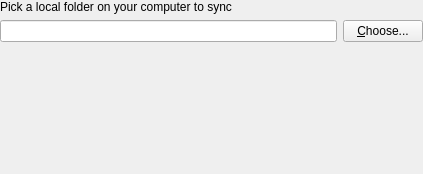
<?xml version="1.0" encoding="UTF-8"?>
<ui version="4.0">
 <class>FolderWizardSourcePage</class>
 <widget class="QWidget" name="FolderWizardSourcePage">
  <property name="geometry">
   <rect>
    <x>0</x>
    <y>0</y>
    <width>423</width>
    <height>174</height>
   </rect>
  </property>
  <property name="windowTitle">
   <string>Form</string>
  </property>
  <layout class="QVBoxLayout" name="verticalLayout">
   <property name="leftMargin">
    <number>0</number>
   </property>
   <property name="topMargin">
    <number>0</number>
   </property>
   <property name="rightMargin">
    <number>0</number>
   </property>
   <property name="bottomMargin">
    <number>0</number>
   </property>
   <item>
    <widget class="QLabel" name="label">
     <property name="text">
      <string>Pick a local folder on your computer to sync</string>
     </property>
    </widget>
   </item>
   <item>
    <layout class="QHBoxLayout" name="horizontalLayout">
     <item>
      <widget class="QLineEdit" name="localFolderLineEdit"/>
     </item>
     <item>
      <widget class="QPushButton" name="localFolderChooseBtn">
       <property name="cursor">
        <cursorShape>PointingHandCursor</cursorShape>
       </property>
       <property name="text">
        <string>&amp;Choose...</string>
       </property>
      </widget>
     </item>
    </layout>
   </item>
   <item>
    <widget class="QLabel" name="warnLabel">
     <property name="frameShape">
      <enum>QFrame::Shape::NoFrame</enum>
     </property>
     <property name="text">
      <string/>
     </property>
     <property name="textFormat">
      <enum>Qt::TextFormat::RichText</enum>
     </property>
     <property name="margin">
      <number>3</number>
     </property>
    </widget>
   </item>
   <item>
    <spacer name="verticalSpacer">
     <property name="orientation">
      <enum>Qt::Orientation::Vertical</enum>
     </property>
     <property name="sizeHint" stdset="0">
      <size>
       <width>349</width>
       <height>0</height>
      </size>
     </property>
    </spacer>
   </item>
  </layout>
 </widget>
 <resources/>
 <connections/>
</ui>
